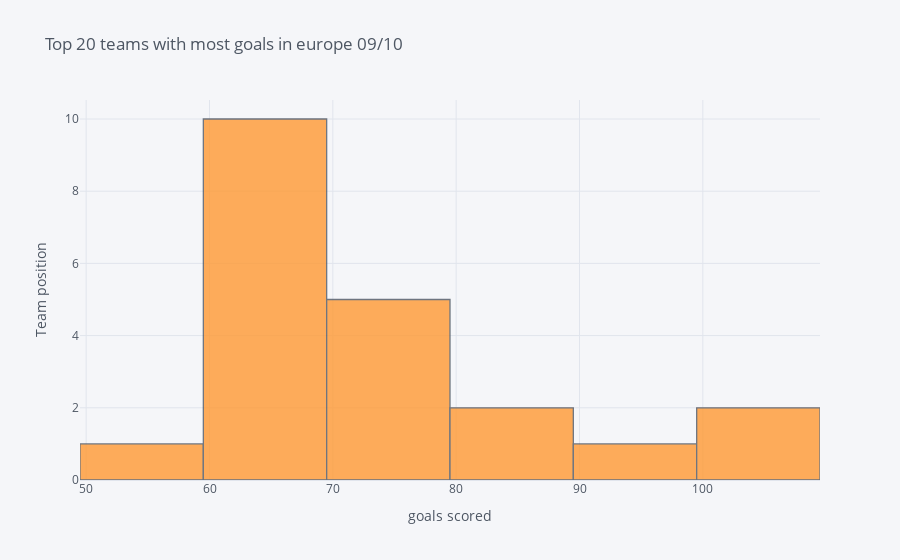

The notebook cell this image was saved under:
### Code cell
top_20_team_with_most_goals_09_10['F'].iplot(kind='hist', xTitle='goals scored',
                  yTitle='Team position', title='Top 20 teams with most goals in europe 09/10')

### Figure 1 — Plotly figure (JSON) as saved in the notebook; plotly's stock layout.template omitted (floating-point values rounded to 4 significant figures)
{"data": [{"histfunc": "count", "histnorm": "", "marker": {"color": "rgba(255, 153, 51, 1.0)", "line": {"color": "#4D5663", "width": 1.3}}, "name": "F", "opacity": 0.8, "orientation": "v", "type": "histogram", "x": [103, 102, 98, 86, 83, 75, 73, 72, 72, 71, 69, 68, 67, 65, 65, 64, 64, 61, 60, 60, 59]}], "layout": {"barmode": "overlay", "legend": {"bgcolor": "#F5F6F9", "font": {"color": "#4D5663"}}, "paper_bgcolor": "#F5F6F9", "plot_bgcolor": "#F5F6F9", "title": {"font": {"color": "#4D5663"}, "text": "Top 20 teams with most goals in europe 09/10"}, "xaxis": {"gridcolor": "#E1E5ED", "showgrid": true, "tickfont": {"color": "#4D5663"}, "title": {"font": {"color": "#4D5663"}, "text": "goals scored"}, "zerolinecolor": "#E1E5ED"}, "yaxis": {"gridcolor": "#E1E5ED", "showgrid": true, "tickfont": {"color": "#4D5663"}, "title": {"font": {"color": "#4D5663"}, "text": "Team position"}, "zerolinecolor": "#E1E5ED"}}}
